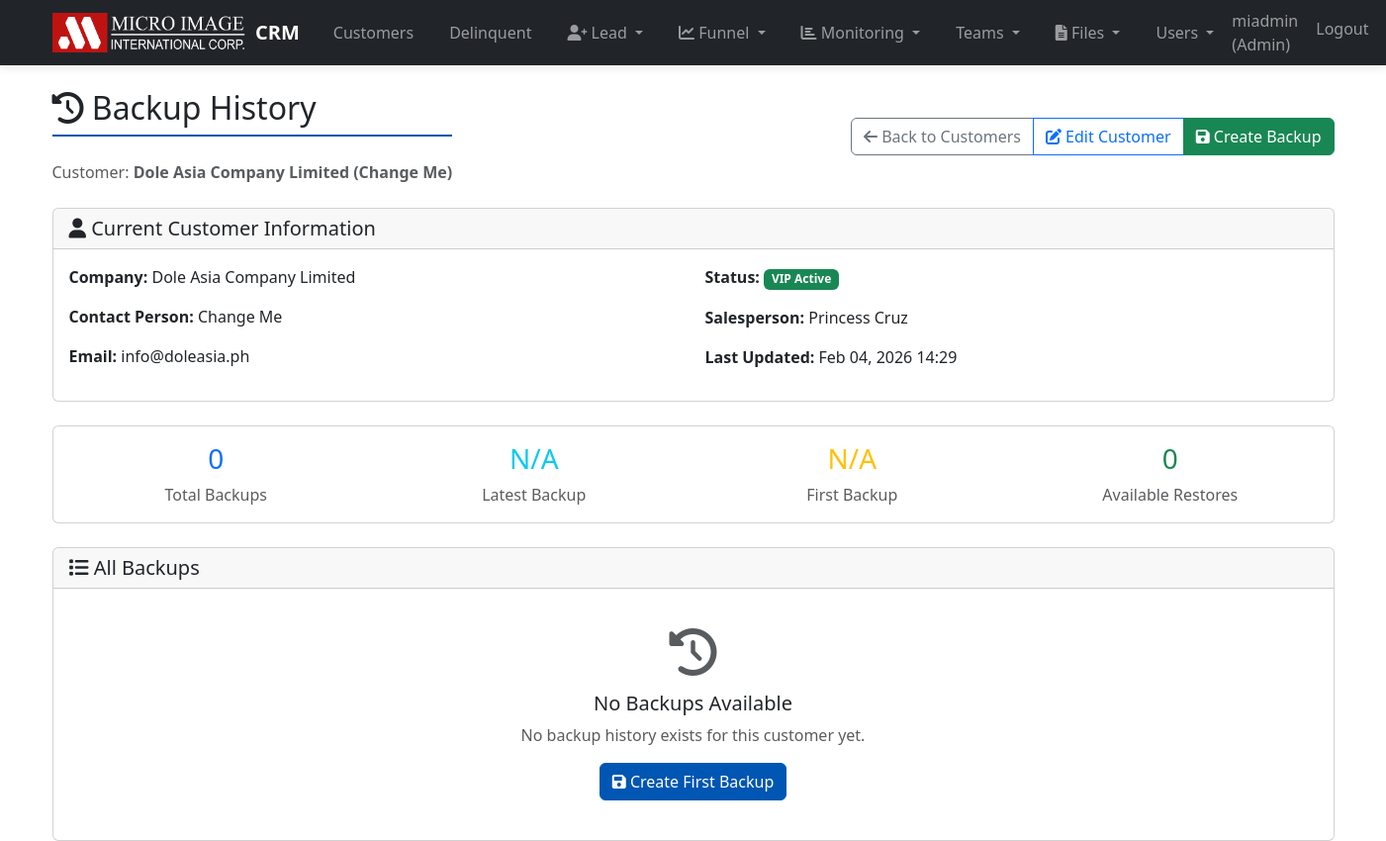
The page /customers/7/backups/ (signed in) on the database as committed earlier.
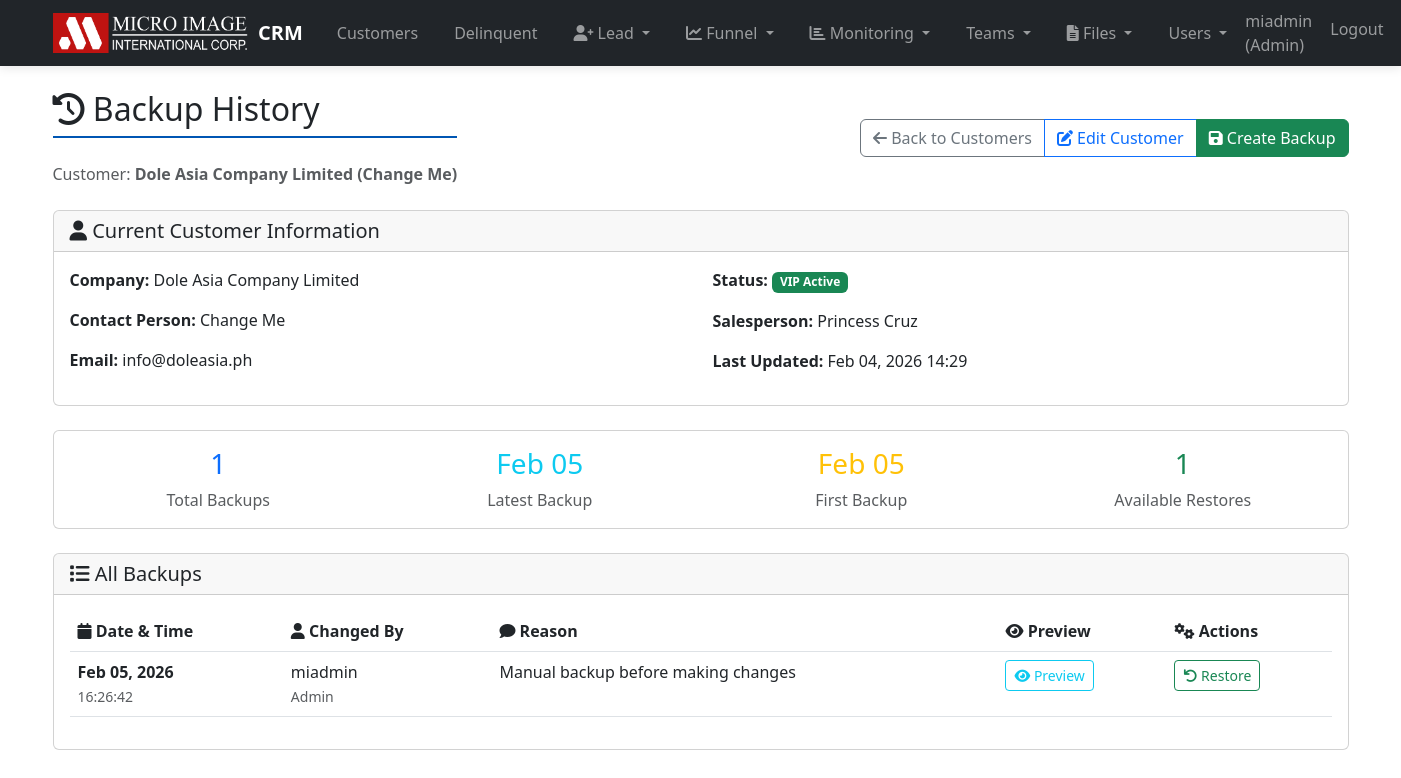
The same page on the database as committed later.
### customers/models.py (models this page shows, shortened)
class CustomerBackup(models.Model):
    customer = models.ForeignKey(
        Customer,
        on_delete=models.CASCADE,
        related_name='backups',
        help_text='The customer this backup belongs to'
    )
    backup_data = models.TextField(
        help_text='JSON data containing the customer state at backup time'
    )
    changed_by = models.ForeignKey(
        User,
        on_delete=models.SET_NULL,
        null=True,
        help_text='The user who made the change that triggered this backup'
    )
    reason = models.CharField(
        max_length=200,
        default='Manual backup',
        help_text='Reason for creating this backup'
    )
    created_at = models.DateTimeField(
        auto_now_add=True,
        help_text='When this backup was created'
    )
    class Meta:
        ordering = ['-created_at']
        indexes = [
            models.Index(fields=['customer', '-created_at']),
        ]
        verbose_name = 'Customer Backup'
        verbose_name_plural = 'Customer Backups'
    def get_backup_data(self):
        try:
            return json.loads(self.backup_data)
        except json.JSONDecodeError:
            return {}

### users/models.py (models this page shows)
class User(AbstractUser):
    ROLE_CHOICES = (
        ('admin', 'Admin'),
        ('avp', 'AVP'),
        ('supervisor', 'Supervisor'),
        ('salesperson', 'Salesperson'),
        ('vp', 'Vice President'),
        ('gm', 'General Manager'),
        ('president', 'President'),
        ('asm', 'ASM'),
        ('sm', 'Sales Manager'),
        ('teamlead', 'Teamlead'),
        ('techmgr', 'Technical Manager'),
        ('asst_techmgr', 'Assistant Technical Manager'),
    )
    role = models.CharField(max_length=20, choices=ROLE_CHOICES, default='salesperson')
    initials = models.CharField(max_length=3, blank=True, help_text='3-letter initials for the user (e.g., JDO for John Doe)')
    is_active = models.BooleanField(default=True, help_text='Designates whether this user should be treated as active. Unselect this instead of deleting accounts.')
    groups = models.ManyToManyField(
        AuthGroup,
        verbose_name='groups',
        blank=True,
        help_text=(
            'The groups this user belongs to. A user will get all permissions '
            'granted to each of their groups.'
        ),
        related_name="custom_user_set", # <--- FIX
        related_query_name="user",
    )
    user_permissions = models.ManyToManyField(
        Permission,
        verbose_name='user permissions',
        blank=True,
        help_text='Specific permissions for this user.',
        related_name="custom_user_set", # <--- FIX
        related_query_name="user",
    )

### customers/views.py (the view)
# urls.py: path('<int:pk>/backups/', views.customer_backups, name='customer_backups'),
@login_required
@user_passes_test(is_admin)
def customer_backups(request, pk):
    customer = get_object_or_404(Customer, pk=pk)
    backups = CustomerBackup.objects.filter(customer=customer)
    context = {
        'customer': customer,
        'backups': backups
    }
    return render(request, 'customers/customer_backups.html', context)

### customers/models.py (called while the page is built)
    @property
    def full_name(self):
        return f"{self.company_name} ({self.contact_person_name})"

    @property
    def display_status(self):
        if self.is_vip and self.is_active:
            return "VIP Active"
        elif self.is_vip and not self.is_active:
            return "VIP Inactive"
        elif not self.is_vip and self.is_active:
            return "Active"
        else:
            return "Inactive"

### customers/views.py (called while the page is built)
def is_admin(user):
    return user.role == 'admin'

### templates/customers/customer_backups.html (shortened to what the changed rows need)
{% extends 'base.html' %}
{% block content %}
<div class="d-flex justify-content-between align-items-center mb-4">
    <div>
        <h2><i class="fas fa-history"></i> Backup History</h2>
    </div>
</div>
<div class="card mb-4">
    <div class="card-body">
        <div class="row text-center">
            <div class="col-md-3">
                <h3 class="text-primary">{{ backups.count }}</h3>
                <p class="text-muted mb-0">Total Backups</p>
            </div>
            <div class="col-md-3">
                <h3 class="text-info">
                    {% if backups %}{{ backups.first.created_at|date:"M d" }}{% else %}N/A{% endif %}
                </h3>
                <p class="text-muted mb-0">Latest Backup</p>
            </div>
            <div class="col-md-3">
                <h3 class="text-warning">
                    {% if backups %}{{ backups.last.created_at|date:"M d" }}{% else %}N/A{% endif %}
                </h3>
                <p class="text-muted mb-0">First Backup</p>
            </div>
            <div class="col-md-3">
                <h3 class="text-success">
                    {{ backups|length|add:"0" }}
                </h3>
                <p class="text-muted mb-0">Available Restores</p>
            </div>
        </div>
    </div>
</div>
<div class="card">
    <div class="card-body">
        {% if backups %}
            <div class="table-responsive">
                <table class="table table-hover">
                    <thead>
                        <tr>
                            <th><i class="fas fa-calendar"></i> Date & Time</th>
                            <th><i class="fas fa-user"></i> Changed By</th>
                            <th><i class="fas fa-comment"></i> Reason</th>
                            <th><i class="fas fa-eye"></i> Preview</th>
                            <th><i class="fas fa-cogs"></i> Actions</th>
                        </tr>
                    </thead>
                    <tbody>
                        {% for backup in backups %}
                        <tr>
                            <td>
                                <strong>{{ backup.created_at|date:"M d, Y" }}</strong><br>
                                <small class="text-muted">{{ backup.created_at|date:"H:i:s" }}</small>
                            </td>
                            <td>
                                {% if backup.changed_by %}
                                    {{ backup.changed_by.get_full_name|default:backup.changed_by.username }}
                                    <br><small class="text-muted">{{ backup.changed_by.role|title }}</small>
                                {% else %}
                                    <span class="text-muted">System</span>
                                {% endif %}
                            </td>
                            <td>
                                {{ backup.reason }}
                            </td>
                            <td>
                                {% with backup_data=backup.get_backup_data %}
                                <button class="btn btn-outline-info btn-sm" data-bs-toggle="modal" data-bs-target="#previewModal{{ backup.pk }}">
                                    <i class="fas fa-eye"></i> Preview
                                </button>
                                {% endwith %}
                            </td>
                            <td>
                                <div class="btn-group" role="group">
                                    <a href="{% url 'restore_customer' customer.pk backup.pk %}"
                                       class="btn btn-outline-success btn-sm"
                                       onclick="return confirm('Are you sure you want to restore from this backup? This will overwrite all current customer data.')">
                                        <i class="fas fa-undo"></i> Restore
                                    </a>
                                </div>
                            </td>
                        </tr>
                        {% endfor %}
                    </tbody>
                </table>
            </div>
        {% else %}
            <div class="text-center py-4">
                <i class="fas fa-history fa-3x text-muted mb-3"></i>
                <h5>No Backups Available</h5>
                <p class="text-muted">No backup history exists for this customer yet.</p>
                <button type="button" class="btn btn-primary" data-bs-toggle="modal" data-bs-target="#manualBackupModal">
                    <i class="fas fa-save"></i> Create First Backup
                </button>
            </div>
        {% endif %}
    </div>
</div>
{% endblock %}

Rows that differ between the two databases and show on the page:
added CustomerBackup: first.created_at "Feb 05", last.created_at "Feb 05", created_at "Feb 05, 2026", created_at "16:26:42", changed_by.get_full_name "miadmin", changed_by.role "Admin", reason "Manual backup before making changes"
Other text that changed with them:
{{ backups.count }}: "0" → "1"
{{ backups|length|add:"0" }}: "0" → "1"
text no longer shown: "N/A N/A No Backups Available No backup history exists for this customer yet. Create First Backup"
text now shown: "Date & Time Changed By Reason Preview Actions"
